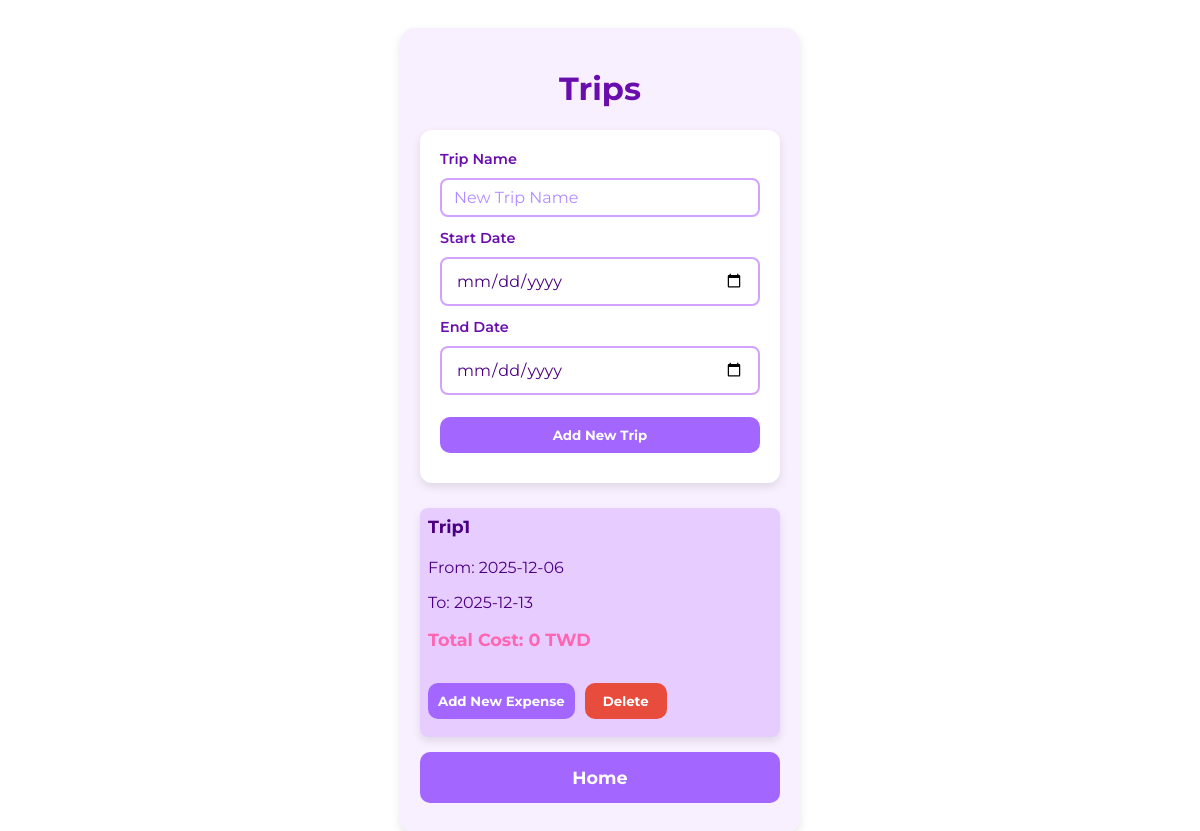
Before: /tripSelection with the older database file.
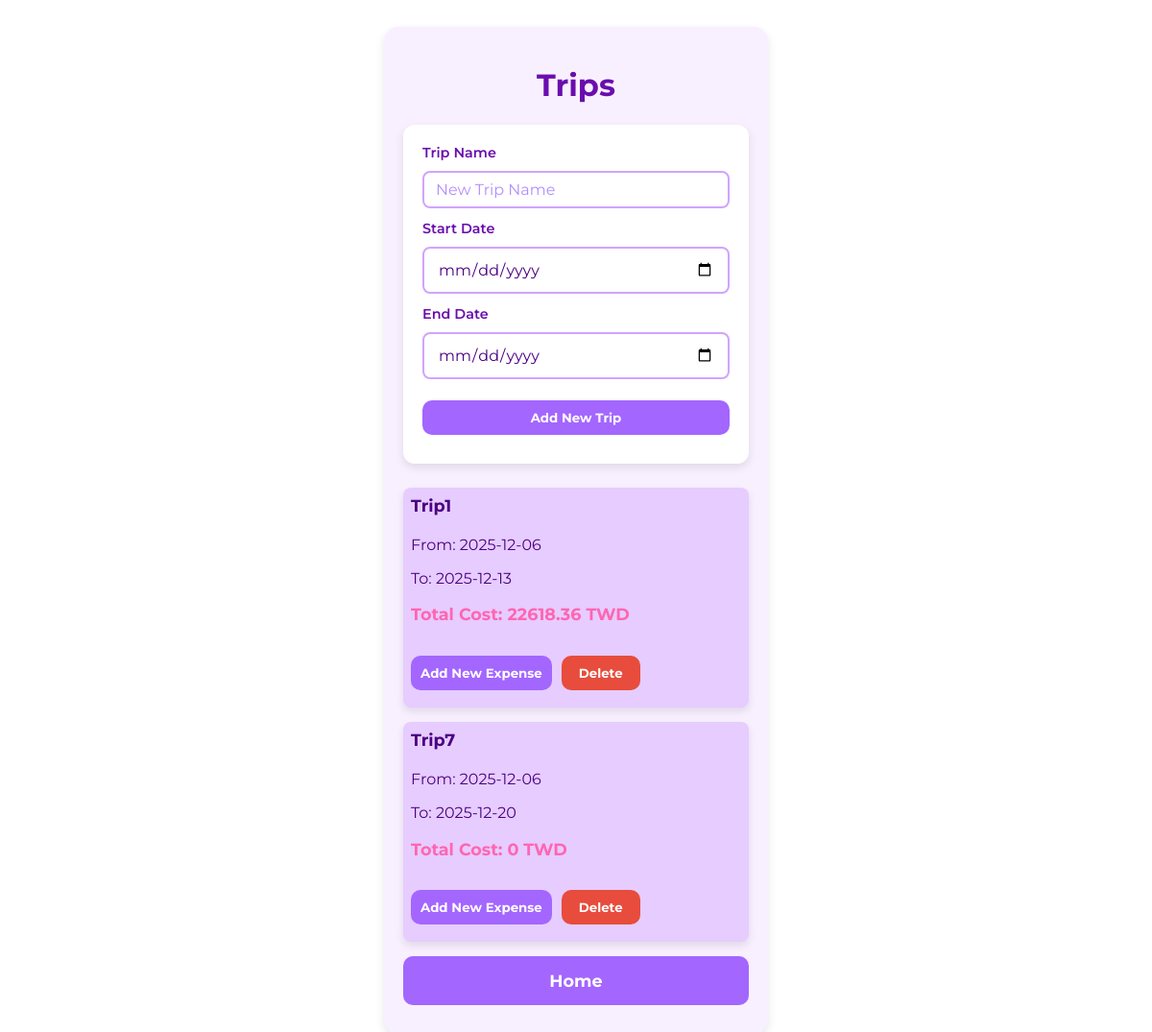
After: the same page with the newer database file.
### tables this page shows
CREATE TABLE trips (
            id INTEGER PRIMARY KEY,
            trip_name TEXT UNIQUE,
            start_date TEXT,
            end_date TEXT
        );

### app.py (the view, shortened to what this page needs)
@app.route('/tripSelection', methods=['GET', 'POST'])
def tripSelection():
    conn = sqlite3.connect(DB_FILE)
    c = conn.cursor()
    c.execute('SELECT * FROM trips ORDER BY start_date')
    trips_list = c.fetchall()
    modal_message = None
    trip_name = ''
    display_trip_name = ''
    start_date = ''
    end_date = ''
    c.execute('SELECT * FROM trips ORDER BY start_date')
    trips_list = c.fetchall()
    trips_with_total = []
    for trip in trips_list:
        trip_id = trip[0]
        c.execute('''
            SELECT SUM(e.amount * r.rate_to_base)
            FROM expenses e
            JOIN exchange_rates r ON e.currency_id = r.currency_id
            WHERE e.trip_id = ?
        ''', (trip_id,))
        row = c.fetchone()
        total_in_base = row[0] if row[0] is not None else 0
        trips_with_total.append({
            'id': trip_id,
            'trip_name': trip[1],
            'start_date': trip[2],
            'end_date': trip[3],
            'total_in_base': total_in_base
        })
    conn.close()
    return render_template(
        'tripSelection.html',
        trips=trips_with_total,
        modal_message=modal_message,
        entered_trip_name=trip_name,
        entered_start_date=start_date,
        entered_end_date=end_date
    )

### templates/tripSelection.html (shortened to what this page needs)
<!DOCTYPE html>
<html lang="en">
<head>
    <link rel="stylesheet" href="{{ url_for('static', filename='style.css') }}">
</head>
<body>
    <div class="container">
        <h1>Trips</h1>
        <form method="POST" class="form-box" id="trip-form" novalidate>
            <label>Trip Name</label>
            <input type="text" name="trip_name" class="input-field"
                placeholder="New Trip Name"
                value="{{ entered_trip_name|default('') }}">
            <label>Start Date</label>
            <input type="date" name="start_date" class="input-field"
                value="{{ entered_start_date|default('') }}">
            <label>End Date</label>
            <input type="date" name="end_date" class="input-field"
                value="{{ entered_start_date|default('') }}">
            <button type="submit" class="btn btn-submit">Add New Trip</button>
        </form>
        <ul class="expense-list">
            {% for trip in trips %}
            <li class="trip-item">
                <div>
                    <p class="trip-name">{{ trip['trip_name']|title }}</p>
                </div>
                <div class="trip-p">
                    <p>From: {{ trip['start_date'] }}</p>
                    <p>To: {{ trip['end_date'] }}</p>
                    <p class="total-cost">Total Cost: {{ trip['total_in_base'] }} TWD</p>
                </div>
                <div class="trip-buttons">
                    <a href="{{ url_for('newExpense', trip_id=trip['id']) }}">
                        <button type="button" class="btn btn-submit">Add New Expense</button>
                    </a>
                    <button type="button" class="btn btn-delete"
                            data-id="{{ trip['id'] }}"
                            data-name="{{ trip['trip_name'] }}">
                        Delete
                    </button>
                </div>
            </li>
            {% endfor %}
        </ul>
        <a href="{{ url_for('index') }}">
            <button type="button" class="btn btn-large">Home</button>
        </a>
    </div>
</body>
</html>

### static/style.css (style rules this page uses)
* { box-sizing: border-box; }
body { background-color: #fff; font-family: 'Montserrat', sans-serif; color: #4B0082; display: flex; justify-content: center; padding: 20px; }
button, input, select, textarea { font-family: inherit; }
.total-cost { font-size: 1.1rem; font-weight: bold; color: #ff66b2; }
.container { width: 400px; background-color: #f8f0ff; padding: 20px; border-radius: 15px; box-shadow: 0 4px 10px rgba(0, 0, 0, 0.1); }
h1 { text-align: center; color: #6a0dad; }
.form-box { display: flex; flex-direction: column; margin-bottom: 20px; }
label { margin-bottom: 10px; }
input, select { border-radius: 8px; border: 1px solid #ccc; }
.btn { background-color: #a366ff; color: white; border: none; padding: 10px; margin: 10px 0; border-radius: 10px; cursor: pointer; font-weight: bold; }
.expense-list { list-style: none; padding: 0; margin: 0; display: flex; flex-direction: column; gap: 5px; }
.expense-list li { background-color: #e6ccff; margin: 5px 0; padding: 8px; border-radius: 8px; }
.btn-large { width: 100%; padding: 15px; font-size: 1.1em; }
.trip-item { display: flex; justify-content: space-between; flex-direction: column; align-items: flex-start; background-color: #e6ccff; margin: 0; padding: 15px 20px; border-radius: 10px; box-shadow: 0 4px 8px rgba(0,0,0,0.1); }
.trip-p { margin: 5px 0; color: #4b0082; }
.trip-name { font-size: 1.1em; font-weight: bold; margin: 0; }
.input-field { width: 100%; padding: 8px 12px; font-size: 1em; border-radius: 8px; border: 2px solid #d1a3ff; background-color: #ffffff; color: #4B0082; }
.input-field::placeholder { color: #b28cff; }
.form-box label { font-size: 0.9em; font-weight: 600; color: #6a0dad; }
.form-box label + select, .form-box label + input { margin-bottom: 12px; }
.form-box { background-color: #fff; padding: 20px; border-radius: 12px; box-shadow: 0 4px 10px rgba(0,0,0,0.1); max-width: 500px; margin: 20px auto; }
input[type="date"].input-field { padding: 12px 14px; color: #4B0082; }
.trip-buttons { display: flex; gap: 10px; }
.btn-delete { background-color: #e74c3c; color: white; border: none; padding: 10px 18px; border-radius: 10px; cursor: pointer; }

Changed rows visible on the page:
computed for trips "Trip1": total_in_base "0" → "22618.36"
added trips: trip_name "Trip7", start_date "2025-12-06", end_date "2025-12-20", total_in_base "0"
